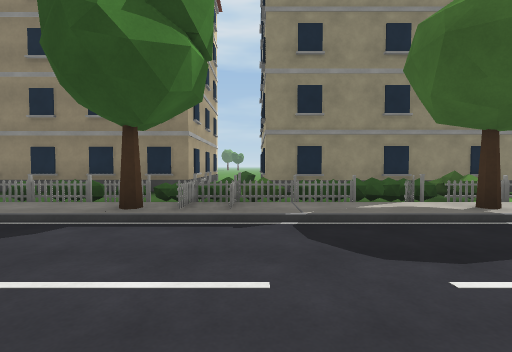
[1] (above)

24 first-person views from a walk through a Unity game level. The camera is 1.3 m above the floor, tilts 2° down and sees 85° across. The floor is counted in squares, 2 m on a side. Each view is taken from the middle of a square. On the plan, view 1 faces up. The plan holds only what a view shows up to about 9 squares ahead; the rest is blank. The place goes on beyond the plan. Some animated figures are left out.

[2]
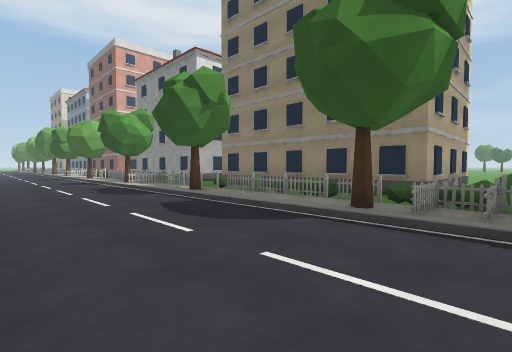

[3]
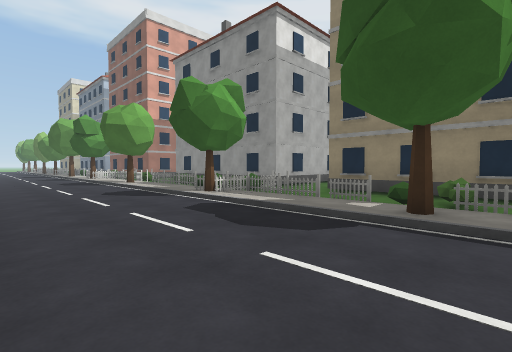

[4]
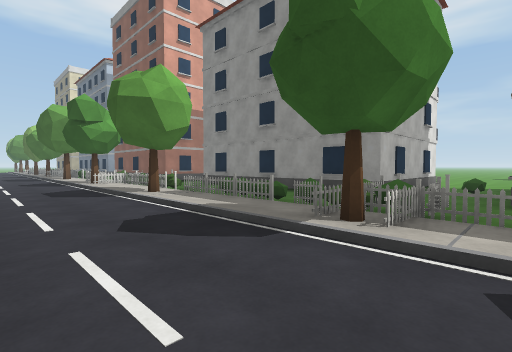

[5]
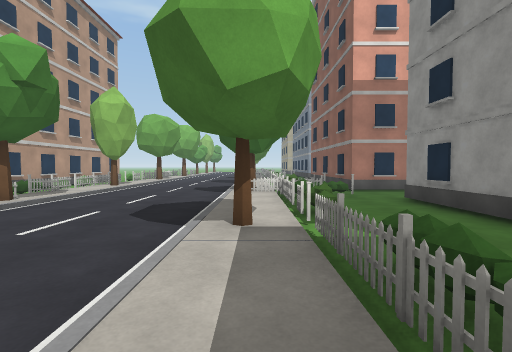

[6]
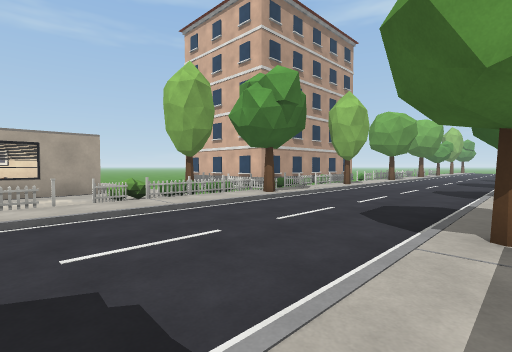

[7]
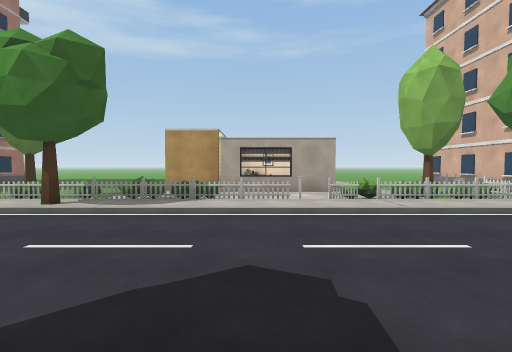

[8]
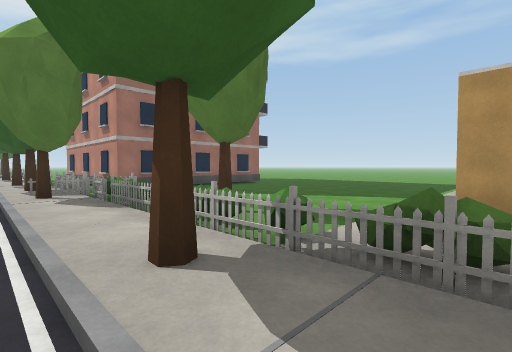

[9]
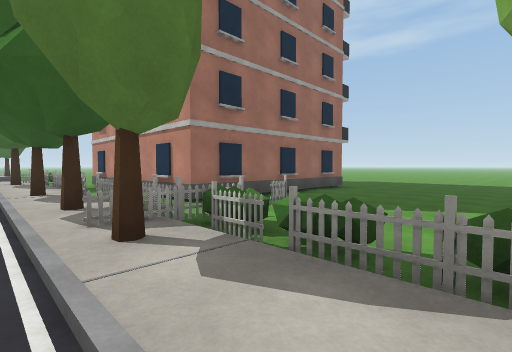

[10]
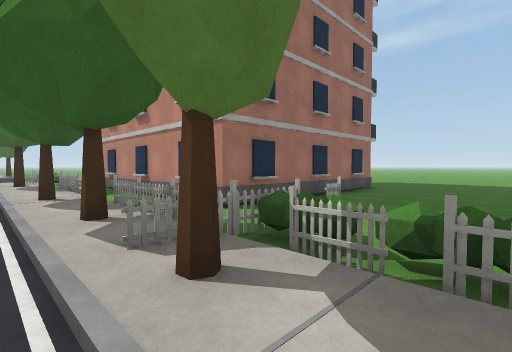

[11]
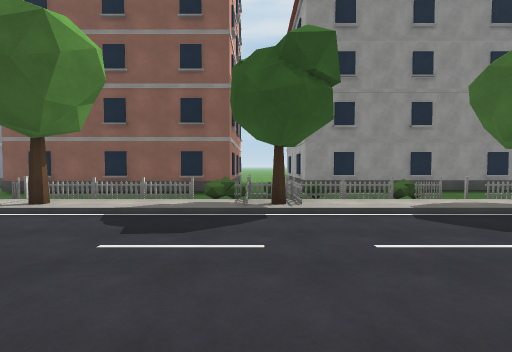

[12]
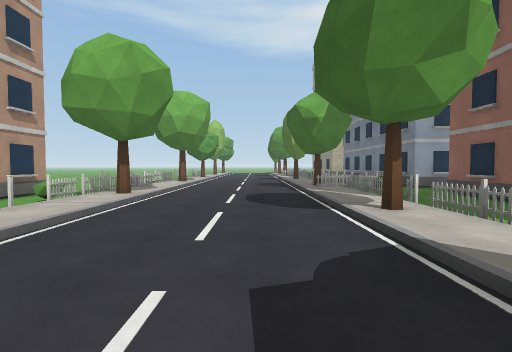

[13]
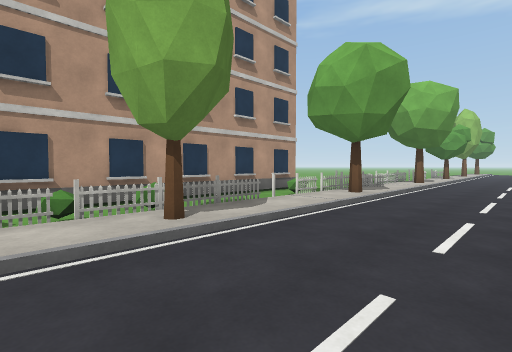

[14]
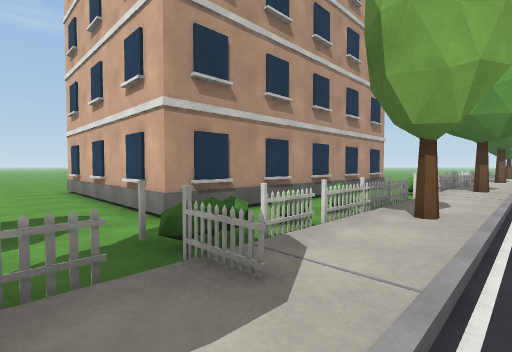

[15]
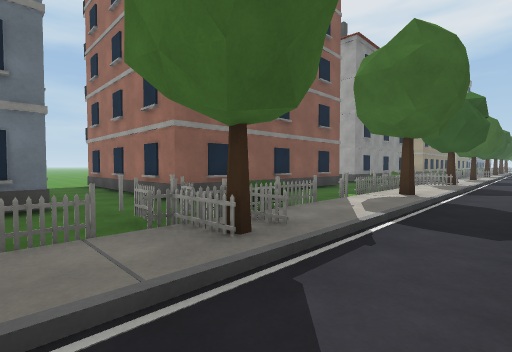

[16]
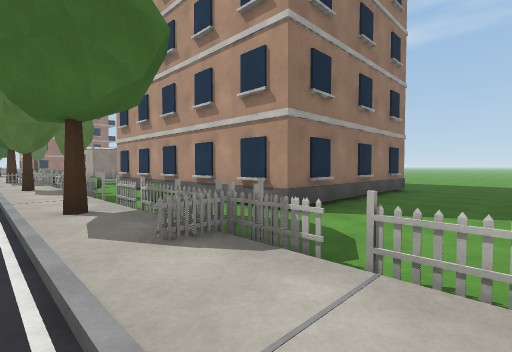

[17]
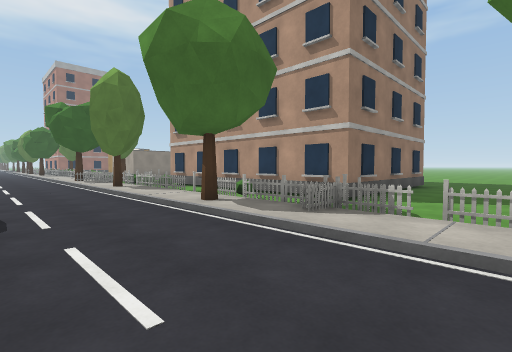

[18]
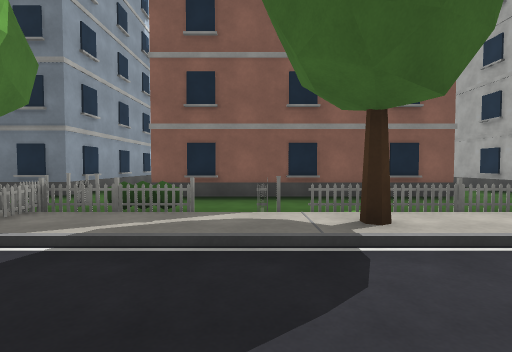

[19]
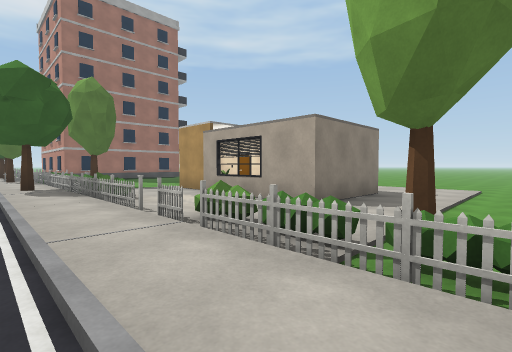

[20]
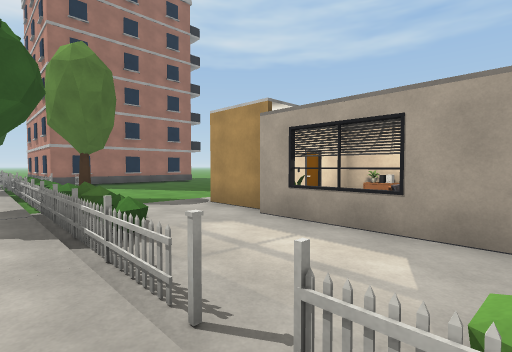

[21]
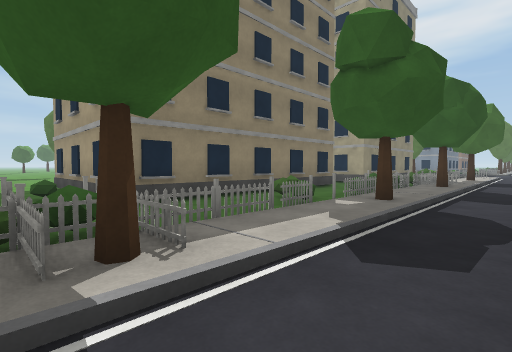

[22]
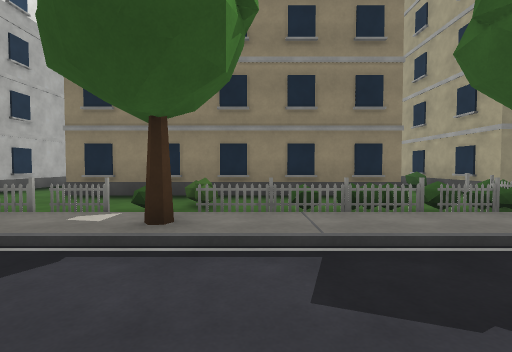

[23]
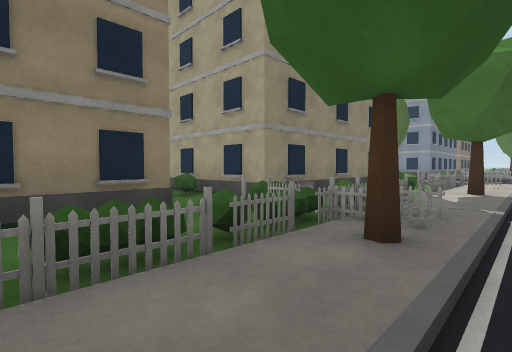

[24]
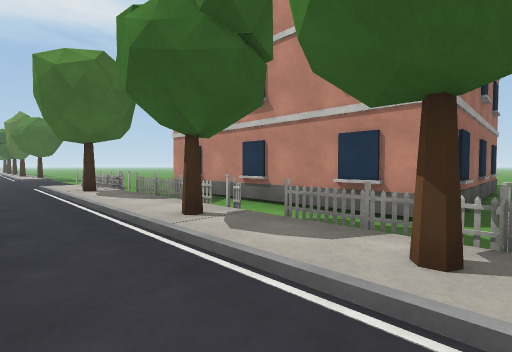

### Floor plan
Points are (right, up) in squares from view 1. A wall is a line through its corners. A room is listed if a view was taken in it or the views show most of it. See-through windows are left out.
Room 1 (views 1, 2, 3, 4, 5, 6, 7, 8, 9, 10, 11, 12, 13, 14, 15, 16, 17, 18, 19, 20, 21, 22, 23, 24)
walls: (-10.6, -4.4) (-9.2, -4.4); (-9.3, 8) (-9.3, 12.8); (-20.7, 8.8) (-20.7, 7) (-27.3, 7) (-27.3, 8.5); (-1.3, -9) (-1.3, -2.9) (3.5, -2.9); (-11.5, 11.2) (-11.5, 7.5) (-18.5, 7.5) (-18.5, 10); (-27.3, -9) (-27.3, -3.4) (-19.7, -3.4) (-19.7, -9); (-1.7, 7.2) (-9.4, 7.2); (-29.2, 8.6) (-29.2, 7.2) (-30.5, 7.2); (3.5, 7) (0.2, 7)
ways out: opening at (-28, 9); opening at (-1, 8); gap at (-27, 7); gap at (-21, 7); gap at (-9, 7); gap at (-1, -3)
objects: other object (-30, 5); other object (-29, -2); other object (-29, 4); other object (-29, 5); other object (-28, -2); other object (-28, -1); other object (-28, 4); other object (-28, 5); other object (-28, 6); other object (-27, -2); other object (-27, 5); other object (-26, -2); other object (-26, -1); other object (-26, 5); other object (-25, -2); other object (-25, 5); other object (-24, -2); other object (-24, 4); other object (-24, 5); other object (-23, -2); other object (-23, 5); other object (-22, -2); other object (-22, -1); other object (-22, 5); other object (-21, -2); other object (-21, 5); other object (-20, -2); other object (-20, 4); other object (-20, 5); other object (-20, 6); other object (-19, -2); other object (-19, -1); other object (-19, 4); other object (-19, 5); other object (-19, 6); other object (-18, -4); other object (-18, -2); other object (-18, 5); other object (-17, -2); other object (-17, -1); other object (-17, 5); other object (-16, -3); other object (-16, -2); other object (-16, 5); other object (-15, -2); other object (-15, 4); other object (-15, 5); other object (-14, -7) to (-11, -4); other object (-14, -2); other object (-14, 5); other object (-13, -2); other object (-13, 5); other object (-12, -2); other object (-12, 5); other object (-11, -2); other object (-11, 4); other object (-11, 5); other object (-11, 6); other object (-10, -2); other object (-10, 4); other object (-10, 5); other object (-10, 6); other object (-10, 9); other object (-9, -2); other object (-9, 5); other object (-8, -2); other object (-8, -1); other object (-8, 5); other object (-7, -2); other object (-7, 5); other object (-6, -3); other object (-6, -2); other object (-6, 4); other object (-6, 5); other object (-6, 6); other object (-5, -2); other object (-5, 5); other object (-4, -2); other object (-4, -1); other object (-4, 5); other object (-3, -4); other object (-3, -2); other object (-3, -1); other object (-3, 5); other object (-2, -2); other object (-2, -1); other object (-2, 4); other object (-2, 5); other object (-1, -2); other object (-1, 4); other object (-1, 5); other object (-1, 6); other object (0, -2); other object (0, 4); other object (0, 5); other object (0, 6); other object (1, -2); other object (1, -1); other object (1, 5); other object (2, -2); other object (2, 5); other object (3, -2); other object (3, 4); other object (3, 5)

Positions as (right, up) in squares from view 1, and headings:
1: (0, 0), facing up
2: (0, 0), facing up-left
3: (-5, 0), facing up-left
4: (-9, 1), facing up-left
5: (-12, 4), facing left
6: (-12, 4), facing down-left
7: (-12, 4), facing down
8: (-10, 0), facing down-right
9: (-6, 0), facing down-right
10: (-5, 0), facing down-right
11: (-20, -1), facing up
12: (-20, 2), facing left
13: (-20, 2), facing down-left
14: (-18, 0), facing down-left
15: (-30, 2), facing up-right
16: (-30, 0), facing down-right
17: (-30, 2), facing down-right
18: (-25, 1), facing up
19: (-17, 0), facing down-right
20: (-14, -1), facing down-right
21: (-11, 2), facing up-right
22: (-5, 1), facing up
23: (-4, 3), facing up-right
24: (-2, 1), facing down-right
